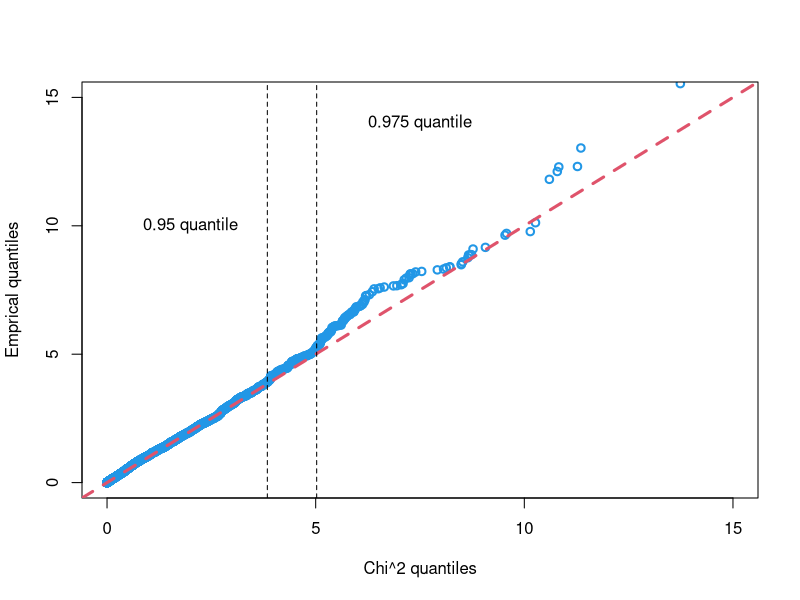
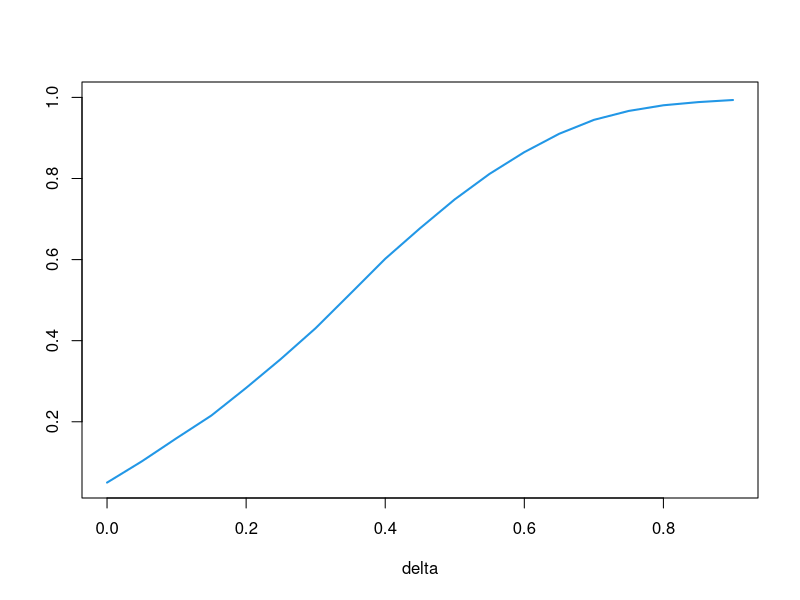

The R source for these figures, in order:
## Author Davide La Vecchia (31-May-2020)
## The code below generates Figure 4

set.seed(2020)
MCsize <- 5000

# Level (QQ-plot under H_0, for nsize = 10) 

nsize<-10
test_clean<-rep(0,MCsize)

for (i in 1:MCsize)
{
  sample_my_clean <- rexp(nsize,rate=1) 
  test_clean[i] <- 2*nsize*(mean(sample_my_clean)-1-log(mean(sample_my_clean)))
  print(i)
}

thquant=rchisq(MCsize,df=1)

xmax<-15
ymax<-xmax
tau.max <-0.9

## QQplot 
qqplot(thquant,test_clean, col=4, xlim=c(0,xmax), lwd=2,
       ylim=c(0,ymax), xlab="Chi^2 quantiles", ylab="Emprical quantiles")
abline(0,1,col=2, lwd=3, lty=2)
abline(v=qchisq(0.95,df=1), lty=2)
abline(v=qchisq(0.975,df=1), lty=2)
text(2,10,"0.95 quantile")
text(7.5,14,"0.975 quantile")

# Power (study the rejection frequency under a seq of alternative hypotheses)

test_clean<-rep(0,MCsize)
t10<-NULL
rej<-rep(0,MCsize)
tau<-seq(0,tau.max,by=0.05) #defines the grid of alternative hypotheses
cv<-qchisq(0.95,df=1)

for (j in 1:length(tau))
{
  for (i in 1:MCsize)
  {
    sample_my_clean <- rexp(nsize,rate=1+tau[j]) 
    test_clean[i] <- 2*nsize*(mean(sample_my_clean)-1-log(mean(sample_my_clean)))
    if  (test_clean[i] >= cv) {
      rej[i] = 1
    }
  }
  t10[j]=sum(rej)/MCsize
  print(j)
}
# plot of the power curve
plot(tau,t10, ylim=c(0.05,1), type="l", lty=1,col=4,lwd=2, ylab="", xlab="delta")


# Increase the sample size and superplot the power curves
# to get the plot for the power

